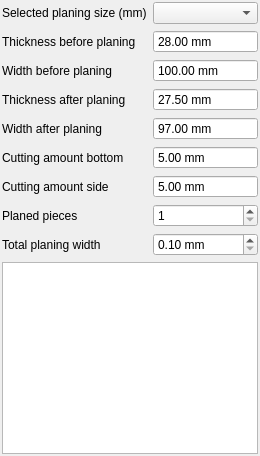
      <widget class="QWidget" name="tab_planing">
       <attribute name="title">
        <string>Planing</string>
       </attribute>
       <layout class="QFormLayout" name="formLayout_4">
        <property name="leftMargin">
         <number>2</number>
        </property>
        <property name="topMargin">
         <number>2</number>
        </property>
        <property name="rightMargin">
         <number>2</number>
        </property>
        <property name="bottomMargin">
         <number>2</number>
        </property>
        <item row="4" column="0">
         <widget class="QLabel" name="label_thicknessBeforePlaning">
          <property name="locale">
           <locale language="English" country="UnitedStates"/>
          </property>
          <property name="text">
           <string>Thickness before planing</string>
          </property>
          <property name="buddy">
           <cstring>doubleSpinBox_thicknessBeforePlaning</cstring>
          </property>
         </widget>
        </item>
        <item row="4" column="1">
         <widget class="QDoubleSpinBox" name="doubleSpinBox_thicknessBeforePlaning">
          <property name="sizePolicy">
           <sizepolicy hsizetype="Preferred" vsizetype="Preferred">
            <horstretch>0</horstretch>
            <verstretch>0</verstretch>
           </sizepolicy>
          </property>
          <property name="locale">
           <locale language="English" country="UnitedStates"/>
          </property>
          <property name="inputMethodHints">
           <set>Qt::ImhDialableCharactersOnly|Qt::ImhDigitsOnly|Qt::ImhFormattedNumbersOnly|Qt::ImhNoEditMenu|Qt::ImhNoPredictiveText|Qt::ImhNoTextHandles|Qt::ImhPreferNumbers|Qt::ImhPreferUppercase|Qt::ImhUppercaseOnly</set>
          </property>
          <property name="buttonSymbols">
           <enum>QAbstractSpinBox::NoButtons</enum>
          </property>
          <property name="prefix">
           <string/>
          </property>
          <property name="suffix">
           <string> mm</string>
          </property>
          <property name="minimum">
           <double>0.100000000000000</double>
          </property>
          <property name="maximum">
           <double>300.000000000000000</double>
          </property>
          <property name="singleStep">
           <double>0.100000000000000</double>
          </property>
          <property name="value">
           <double>28.000000000000000</double>
          </property>
         </widget>
        </item>
        <item row="5" column="0">
         <widget class="QLabel" name="label_widthBeforePlaning">
          <property name="text">
           <string>Width before planing</string>
          </property>
          <property name="buddy">
           <cstring>doubleSpinBox_widthBeforePlaning</cstring>
          </property>
         </widget>
        </item>
        <item row="5" column="1">
         <widget class="QDoubleSpinBox" name="doubleSpinBox_widthBeforePlaning">
          <property name="sizePolicy">
           <sizepolicy hsizetype="Preferred" vsizetype="Preferred">
            <horstretch>0</horstretch>
            <verstretch>0</verstretch>
           </sizepolicy>
          </property>
          <property name="locale">
           <locale language="English" country="UnitedStates"/>
          </property>
          <property name="inputMethodHints">
           <set>Qt::ImhDialableCharactersOnly|Qt::ImhDigitsOnly|Qt::ImhFormattedNumbersOnly|Qt::ImhNoEditMenu|Qt::ImhNoPredictiveText|Qt::ImhNoTextHandles|Qt::ImhPreferNumbers|Qt::ImhPreferUppercase|Qt::ImhUppercaseOnly</set>
          </property>
          <property name="buttonSymbols">
           <enum>QAbstractSpinBox::NoButtons</enum>
          </property>
          <property name="prefix">
           <string/>
          </property>
          <property name="suffix">
           <string> mm</string>
          </property>
          <property name="minimum">
           <double>0.100000000000000</double>
          </property>
          <property name="maximum">
           <double>300.000000000000000</double>
          </property>
          <property name="singleStep">
           <double>0.100000000000000</double>
          </property>
          <property name="value">
           <double>100.000000000000000</double>
          </property>
         </widget>
        </item>
        <item row="6" column="0">
         <widget class="QLabel" name="label_thicknessAfterPlaning">
          <property name="text">
           <string>Thickness after planing</string>
          </property>
          <property name="buddy">
           <cstring>doubleSpinBox_thicknessAfterPlaning</cstring>
          </property>
         </widget>
        </item>
        <item row="6" column="1">
         <widget class="QDoubleSpinBox" name="doubleSpinBox_thicknessAfterPlaning">
          <property name="sizePolicy">
           <sizepolicy hsizetype="Preferred" vsizetype="Preferred">
            <horstretch>0</horstretch>
            <verstretch>0</verstretch>
           </sizepolicy>
          </property>
          <property name="inputMethodHints">
           <set>Qt::ImhDialableCharactersOnly|Qt::ImhDigitsOnly|Qt::ImhFormattedNumbersOnly|Qt::ImhNoEditMenu|Qt::ImhNoPredictiveText|Qt::ImhNoTextHandles|Qt::ImhPreferNumbers|Qt::ImhPreferUppercase|Qt::ImhUppercaseOnly</set>
          </property>
          <property name="buttonSymbols">
           <enum>QAbstractSpinBox::NoButtons</enum>
          </property>
          <property name="prefix">
           <string/>
          </property>
          <property name="suffix">
           <string> mm</string>
          </property>
          <property name="minimum">
           <double>0.100000000000000</double>
          </property>
          <property name="maximum">
           <double>300.000000000000000</double>
          </property>
          <property name="singleStep">
           <double>0.100000000000000</double>
          </property>
          <property name="value">
           <double>27.500000000000000</double>
          </property>
         </widget>
        </item>
        <item row="7" column="0">
         <widget class="QLabel" name="label_widthAfterPlaning">
          <property name="text">
           <string>Width after planing</string>
          </property>
          <property name="buddy">
           <cstring>doubleSpinBox_widthAfterPlaning</cstring>
          </property>
         </widget>
        </item>
        <item row="7" column="1">
         <widget class="QDoubleSpinBox" name="doubleSpinBox_widthAfterPlaning">
          <property name="sizePolicy">
           <sizepolicy hsizetype="Preferred" vsizetype="Preferred">
            <horstretch>0</horstretch>
            <verstretch>0</verstretch>
           </sizepolicy>
          </property>
          <property name="inputMethodHints">
           <set>Qt::ImhDialableCharactersOnly|Qt::ImhDigitsOnly|Qt::ImhFormattedNumbersOnly|Qt::ImhNoEditMenu|Qt::ImhNoPredictiveText|Qt::ImhNoTextHandles|Qt::ImhPreferNumbers|Qt::ImhPreferUppercase|Qt::ImhUppercaseOnly</set>
          </property>
          <property name="buttonSymbols">
           <enum>QAbstractSpinBox::NoButtons</enum>
          </property>
          <property name="prefix">
           <string/>
          </property>
          <property name="suffix">
           <string> mm</string>
          </property>
          <property name="minimum">
           <double>0.100000000000000</double>
          </property>
          <property name="maximum">
           <double>300.000000000000000</double>
          </property>
          <property name="singleStep">
           <double>0.100000000000000</double>
          </property>
          <property name="value">
           <double>97.000000000000000</double>
          </property>
         </widget>
        </item>
        <item row="8" column="0">
         <widget class="QLabel" name="label_cuttingAmountBottom">
          <property name="text">
           <string>Cutting amount bottom</string>
          </property>
          <property name="buddy">
           <cstring>doubleSpinBox_cuttingAmountBottom</cstring>
          </property>
         </widget>
        </item>
        <item row="8" column="1">
         <widget class="QDoubleSpinBox" name="doubleSpinBox_cuttingAmountBottom">
          <property name="sizePolicy">
           <sizepolicy hsizetype="Preferred" vsizetype="Preferred">
            <horstretch>0</horstretch>
            <verstretch>0</verstretch>
           </sizepolicy>
          </property>
          <property name="inputMethodHints">
           <set>Qt::ImhDialableCharactersOnly|Qt::ImhDigitsOnly|Qt::ImhFormattedNumbersOnly|Qt::ImhNoEditMenu|Qt::ImhNoPredictiveText|Qt::ImhNoTextHandles|Qt::ImhPreferNumbers|Qt::ImhPreferUppercase|Qt::ImhUppercaseOnly</set>
          </property>
          <property name="buttonSymbols">
           <enum>QAbstractSpinBox::NoButtons</enum>
          </property>
          <property name="prefix">
           <string/>
          </property>
          <property name="suffix">
           <string> mm</string>
          </property>
          <property name="maximum">
           <double>300.000000000000000</double>
          </property>
          <property name="singleStep">
           <double>0.100000000000000</double>
          </property>
          <property name="value">
           <double>5.000000000000000</double>
          </property>
         </widget>
        </item>
        <item row="9" column="0">
         <widget class="QLabel" name="label_cuttingAmountSide">
          <property name="text">
           <string>Cutting amount side</string>
          </property>
          <property name="buddy">
           <cstring>doubleSpinBox_cuttingAmountSide</cstring>
          </property>
         </widget>
        </item>
        <item row="9" column="1">
         <widget class="QDoubleSpinBox" name="doubleSpinBox_cuttingAmountSide">
          <property name="sizePolicy">
           <sizepolicy hsizetype="Preferred" vsizetype="Preferred">
            <horstretch>0</horstretch>
            <verstretch>0</verstretch>
           </sizepolicy>
          </property>
          <property name="inputMethodHints">
           <set>Qt::ImhDialableCharactersOnly|Qt::ImhDigitsOnly|Qt::ImhFormattedNumbersOnly|Qt::ImhNoEditMenu|Qt::ImhNoPredictiveText|Qt::ImhNoTextHandles|Qt::ImhPreferNumbers|Qt::ImhPreferUppercase|Qt::ImhUppercaseOnly</set>
          </property>
          <property name="buttonSymbols">
           <enum>QAbstractSpinBox::NoButtons</enum>
          </property>
          <property name="prefix">
           <string/>
          </property>
          <property name="suffix">
           <string> mm</string>
          </property>
          <property name="maximum">
           <double>300.000000000000000</double>
          </property>
          <property name="singleStep">
           <double>0.100000000000000</double>
          </property>
          <property name="value">
           <double>5.000000000000000</double>
          </property>
         </widget>
        </item>
        <item row="10" column="0">
         <widget class="QLabel" name="label_planedPieces">
          <property name="text">
           <string>Planed pieces</string>
          </property>
          <property name="buddy">
           <cstring>spinBox_planedPieces</cstring>
          </property>
         </widget>
        </item>
        <item row="10" column="1">
         <widget class="QSpinBox" name="spinBox_planedPieces">
          <property name="sizePolicy">
           <sizepolicy hsizetype="Preferred" vsizetype="Preferred">
            <horstretch>0</horstretch>
            <verstretch>0</verstretch>
           </sizepolicy>
          </property>
          <property name="inputMethodHints">
           <set>Qt::ImhDialableCharactersOnly|Qt::ImhDigitsOnly|Qt::ImhFormattedNumbersOnly|Qt::ImhNoEditMenu|Qt::ImhNoPredictiveText|Qt::ImhNoTextHandles|Qt::ImhPreferNumbers</set>
          </property>
          <property name="minimum">
           <number>1</number>
          </property>
          <property name="maximum">
           <number>9</number>
          </property>
         </widget>
        </item>
        <item row="11" column="0">
         <widget class="QLabel" name="label">
          <property name="text">
           <string>Total planing width</string>
          </property>
          <property name="buddy">
           <cstring>doubleSpinBox_totalPlaningWidth</cstring>
          </property>
         </widget>
        </item>
        <item row="11" column="1">
         <widget class="QDoubleSpinBox" name="doubleSpinBox_totalPlaningWidth">
          <property name="sizePolicy">
           <sizepolicy hsizetype="Preferred" vsizetype="Preferred">
            <horstretch>0</horstretch>
            <verstretch>0</verstretch>
           </sizepolicy>
          </property>
          <property name="suffix">
           <string> mm</string>
          </property>
          <property name="minimum">
           <double>0.100000000000000</double>
          </property>
          <property name="maximum">
           <double>300.000000000000000</double>
          </property>
         </widget>
        </item>
        <item row="12" column="0" colspan="2">
         <widget class="QGraphicsView" name="graphicsView_planing">
          <property name="sizePolicy">
           <sizepolicy hsizetype="Preferred" vsizetype="Preferred">
            <horstretch>0</horstretch>
            <verstretch>0</verstretch>
           </sizepolicy>
          </property>
          <property name="minimumSize">
           <size>
            <width>0</width>
            <height>0</height>
           </size>
          </property>
          <property name="baseSize">
           <size>
            <width>0</width>
            <height>0</height>
           </size>
          </property>
          <property name="verticalScrollBarPolicy">
           <enum>Qt::ScrollBarAlwaysOff</enum>
          </property>
          <property name="horizontalScrollBarPolicy">
           <enum>Qt::ScrollBarAlwaysOff</enum>
          </property>
         </widget>
        </item>
        <item row="3" column="1">
         <widget class="QComboBox" name="comboBox_woodDimensions">
          <property name="sizePolicy">
           <sizepolicy hsizetype="Preferred" vsizetype="Preferred">
            <horstretch>0</horstretch>
            <verstretch>0</verstretch>
           </sizepolicy>
          </property>
          <property name="currentText">
           <string/>
          </property>
         </widget>
        </item>
        <item row="3" column="0">
         <widget class="QLabel" name="label_selectedPlaningSize">
          <property name="text">
           <string>Selected planing size (mm)</string>
          </property>
         </widget>
        </item>
       </layout>
      </widget>
